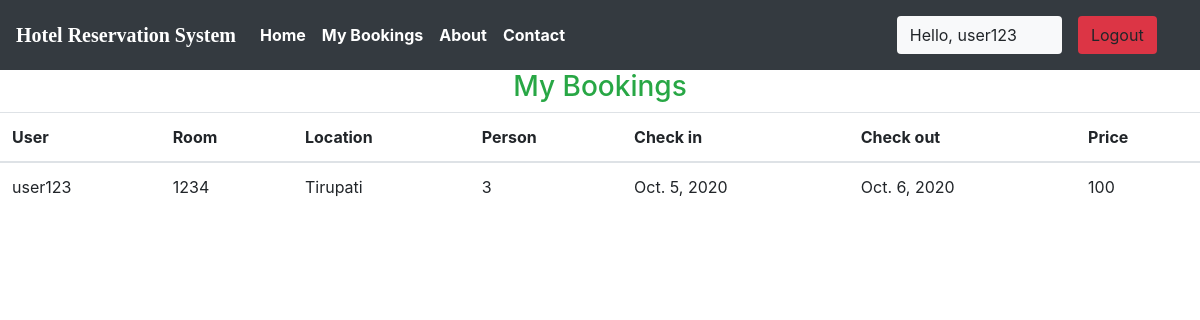
Page /user/bookings (signed in) on the committed database.
### krishna/models.py (models this page shows, shortened)
class Reservation(models.Model):
    check_in = models.DateField(auto_now =False)
    check_out = models.DateField()
    room = models.ForeignKey(Rooms, on_delete = models.CASCADE)
    guest = models.ForeignKey(User, on_delete= models.CASCADE)
    booking_id = models.CharField(max_length=100,default="null")

class Rooms(models.Model):
    ROOM_STATUS = (
    ("1", "Available"),
    ("2", "Not Available"),
    )
    ROOM_TYPE = (
    ("1", "Standard"),
    ("2", "Deluxe"),
    ("3","Luxury"),
    )
    room_type = models.CharField(max_length=50,choices = ROOM_TYPE)
    capacity = models.IntegerField()
    price = models.IntegerField()
    size = models.IntegerField()
    hotel = models.ForeignKey(Hotels, on_delete = models.CASCADE)
    status = models.CharField(choices =ROOM_STATUS,max_length = 15)
    roomnumber = models.IntegerField()

class Hotels(models.Model):
    name = models.CharField(max_length=30,default="Krishna")
    owner = models.CharField(max_length=20)
    location = models.CharField(max_length=50)
    state = models.CharField(max_length=50,default="Andhra Pradesh")
    country = models.CharField(max_length=50,default="India")

### krishna/views.py (the view)
# urls.py: path('user/bookings', views.user_bookings,name="dashboard"),
@login_required(login_url='/user')
def user_bookings(request):
    if request.user.is_authenticated == False:
        return redirect('userloginpage')
    user = User.objects.all().get(id=request.user.id)
    print(f"request user id ={request.user.id}")
    bookings = Reservation.objects.all().filter(guest=user)
    if not bookings:
        messages.warning(request,"No Bookings Found")
    return HttpResponse(render(request,'user/mybookings.html',{'bookings':bookings}))

### templates/user/mybookings.html
{% extends 'basic.html' %} {% block title %}Dashboard {% endblock title %} {% block body %}
{% load app_tags %}
<h3 class="text-center  text-success">My Bookings </h3>
<table class="table">
    <thead>
        <th>User</th>
        <th>Room</th>
        <th>Location</th>
        <th>Person</th>
        <th>Check in</th>
        <th>Check out</th>
        <th>Price</th>
    </thead>
    {% for each_booking in bookings %}
    <tr>
        <td>{{each_booking.guest.username}}</td>
        <td>{{each_booking.room.roomnumber}}</td>
        <td>{{each_booking.room.hotel.location}}</td>
        <td>{{each_booking.room.capacity}}</td>
        <td>{{each_booking.check_in}}</td>
        <td>{{each_booking.check_out}}</td>
        <td>{{each_booking.room.price}}</td>
    </tr>
    {% endfor %}
</table>
{% endblock body %}

### templates/basic.html (shortened to what this page needs)
{% load static %}
<!DOCTYPE html>
<!DOCTYPE html>
<html lang="en">
<head>
    <link rel="stylesheet" href="https://use.fontawesome.com/releases/v5.7.0/css/all.css">
    <link rel="stylesheet" href="{% static 'bootstrap\bootstrap.css' %}">
    <link rel="stylesheet" href="https://maxcdn.bootstrapcdn.com/bootstrap/4.5.0/css/bootstrap.min.css" >
</head>
<body style="dbackground-image: url('https://source.unsplash.com/random');height: 100%;">
    <div class="container-fluid px-0">
        <nav class="navbar navbar-expand-lg navbar-dark bg-dark font-weight-bold">
            <a class="navbar-brand text-bold bg-black " href="/"><b style="font-family: cursive;">Hotel Reservation System</b></a>
            <div class="collapse navbar-collapse " id="navbarSupportedContent">
                <ul class="navbar-nav mr-auto ">
                    <li class="nav-item active">
                        <a class="nav-link text-bold " href="/home"> Home</a>
                    </li>
                    {% if user.is_staff %}
                    <li class="nav-item active">
                        <a class="nav-link text-bold" href="/staff/panel">Dashboard </a>
                    </li>
                    {% elif user.is_staff == False and user.is_authenticated %}
                    <li class="nav-item active">
                            <a class="nav-link text-bold" href="/user/bookings">My Bookings </a>
                        </li>
                    {% endif %}
                    <li class="nav-item active">
                        <a class="nav-link text-bold" href="/about">About</a>
                    </li>
                    <li class="nav-item active">
                        <a class="nav-link text-bold" href="/contact">Contact </a>
                    </li>
                </ul>
                {% if user.is_authenticated %}
                      <button class="btn btn-group bg-light" data-toggle="modal" data-target="#forlogin">
                       Hello, {{request.user}}
                       <a href="/logout" class="nav-link">
                    <button class="btn btn-group bg-danger" data-toggle="modal" data-target="#forlogin">
                        Logout
                    </button></a>&nbsp; &nbsp;
                    </button>
                {% endif %}
            </div>
        </nav>
    </div>
    {% block body %}
    {% endblock body %}
</body>
</html>

### templates/basic.html (style rules this page uses)
a { text-decoration: none; }

### rows in the picture
Reservation: guest.username "user123", room.roomnumber "1234", room.hotel.location "Tirupati", room.capacity "3", check_in "Oct. 5, 2020", check_out "Oct. 6, 2020", room.price "100"

### other values in the picture
{{ request.user }} "user123"
